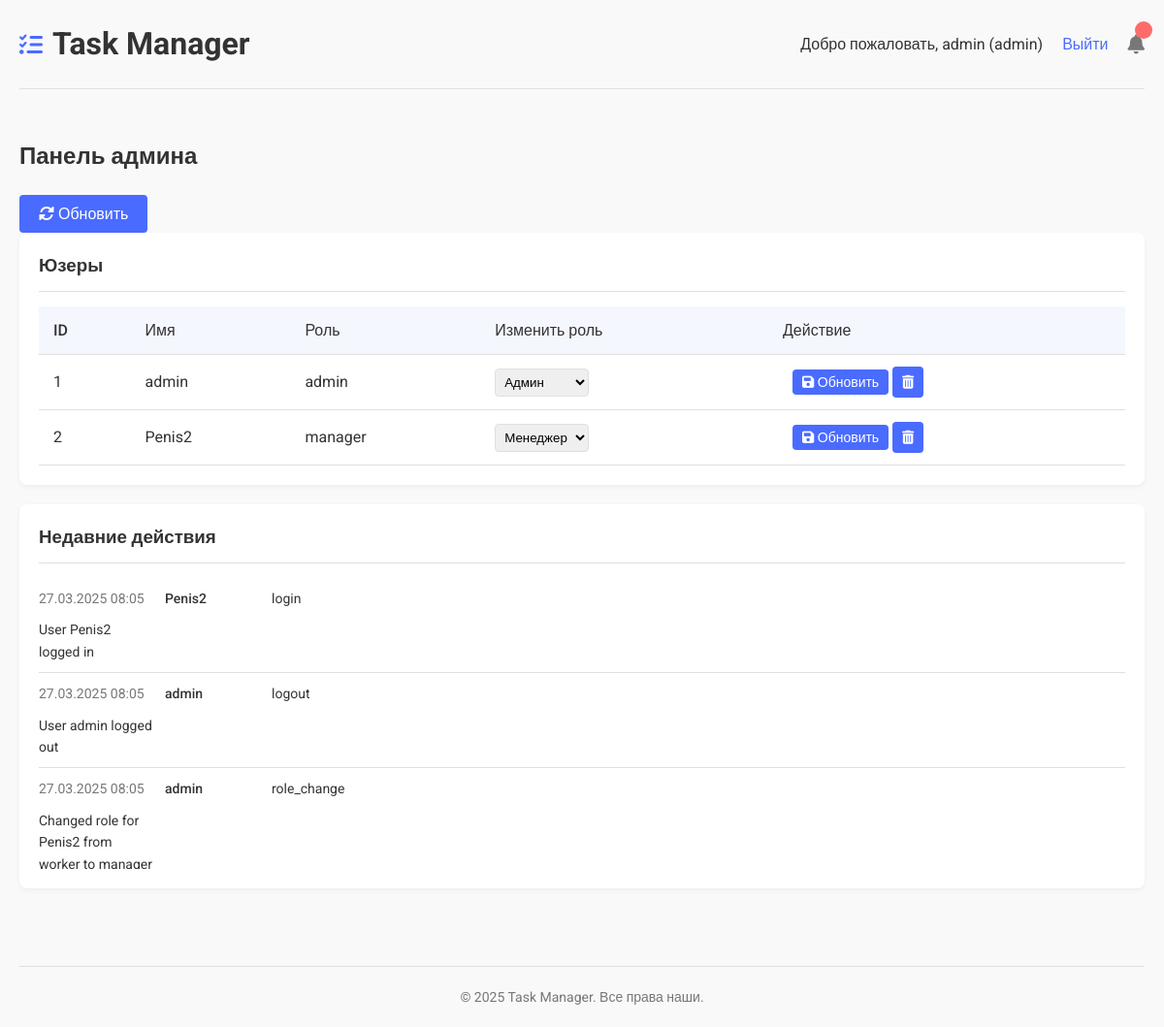
Before: / (signed in) with the older database file.
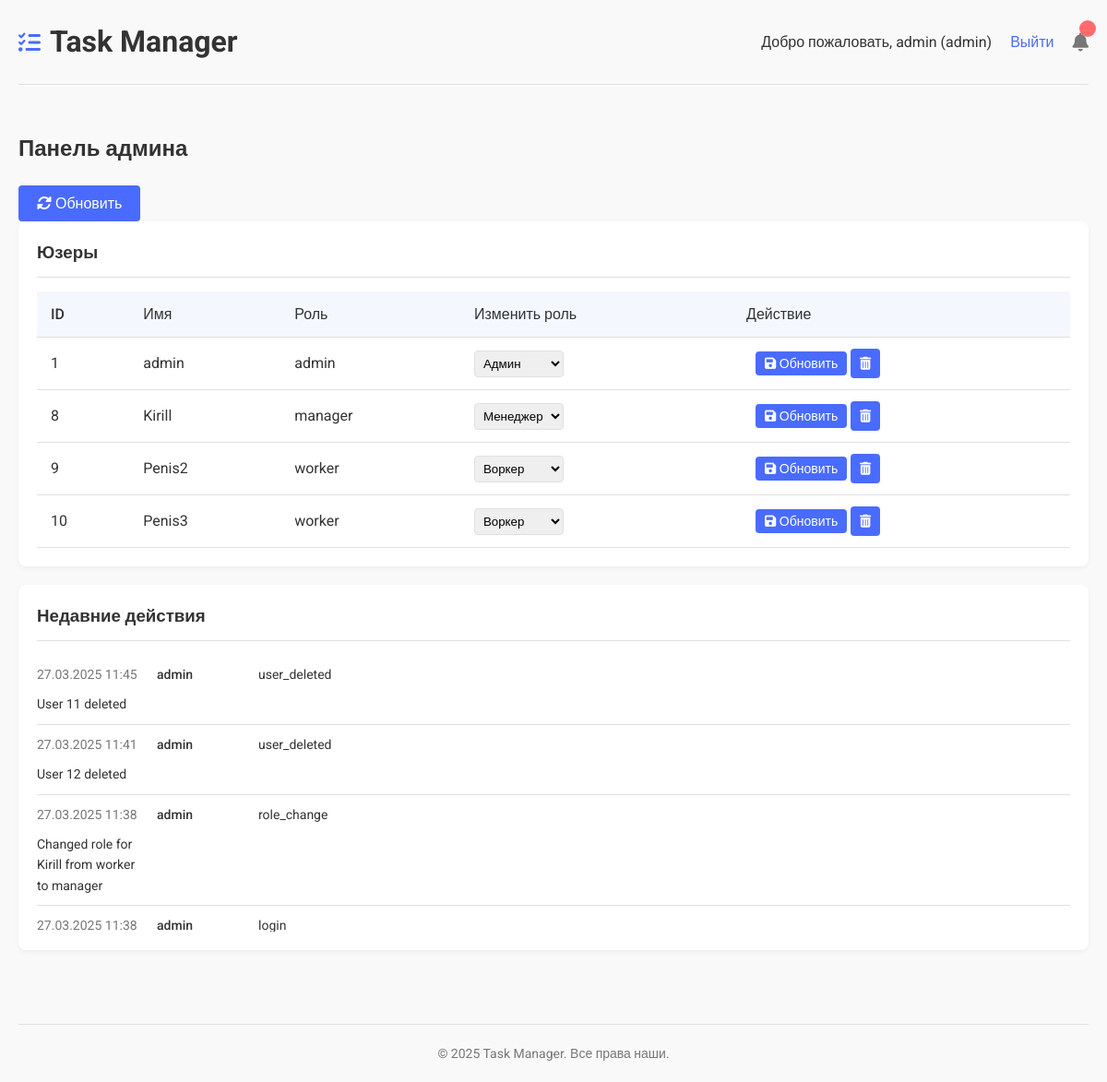
After: the same page with the newer database file.
### tables this page shows
CREATE TABLE users (
    id INTEGER PRIMARY KEY AUTOINCREMENT,
    username TEXT UNIQUE NOT NULL,
    password TEXT NOT NULL,
    role TEXT NOT NULL DEFAULT 'worker',
    created_at TIMESTAMP DEFAULT CURRENT_TIMESTAMP
);

CREATE TABLE logs (
    id INTEGER PRIMARY KEY AUTOINCREMENT,
    user_id INTEGER NOT NULL,
    action TEXT NOT NULL,
    details TEXT,
    timestamp TIMESTAMP DEFAULT CURRENT_TIMESTAMP,
    FOREIGN KEY (user_id) REFERENCES users (id)
);

### app.py (the view)
@app.route('/')
def index():
    if 'user_id' not in session:
        return redirect(url_for('login'))
    role = session.get('role')
    if role == 'admin':  # Если роль администратора, показываем панель администратора
        return admin_dashboard()
    elif role == 'manager':  # Если роль менеджера, показываем панель менеджера
        return manager_dashboard()
    return worker_dashboard()

### app.py (called while the page is built)
def get_db():
    if 'db' not in g: # Проверяем, есть ли уже соединение с базой данных в объекте g
        g.db = sqlite3.connect(app.config['DATABASE'])
        g.db.row_factory = sqlite3.Row
    return g.db # Возвращаем объект соединения с базой данных

@app.template_filter('datetimeformat')
def datetimeformat_filter(value, format='%d.%m.%Y %H:%M'):
    if not value:
        return ''
    try:
        if isinstance(value, str):
            dt = datetime.strptime(value, '%Y-%m-%d %H:%M:%S')
        else:
            dt = value
        return dt.strftime(format)
    except ValueError:
        return value

def admin_dashboard():
    db = get_db()
    users = db.execute('SELECT id, username, role FROM users').fetchall()
    logs = db.execute('''
        SELECT l.*, u.username
        FROM logs l
        LEFT JOIN users u ON l.user_id = u.id
        ORDER BY l.timestamp DESC
        LIMIT 10
    ''').fetchall()
    return render_template('admin.html', users=users, logs=logs, current_user=session['user_id'])

### templates/admin.html (shortened to what this page needs)
{% extends "base.html" %}
{% block content %}
<div class="dashboard">
    <h2>Панель админа</h2>
    <button id="refresh-users" class="btn btn-secondary mb-3">
        <i class="fas fa-sync-alt"></i> Обновить
    </button>
    <div class="dashboard-section">
        <h3>Юзеры</h3>
        <div id="users-table-container">
            {% include '_users_table.html' %}
        </div>
    </div>
    <div class="dashboard-section">
        <h3>Недавние действия</h3>
        <div class="activity-log">
            {% for log in logs %}
            <div class="log-entry">
                <span class="log-time">{{ log.timestamp|datetimeformat }}</span>
                <span class="log-user">{{ log.username }}</span>
                <span class="log-action">{{ log.action }}</span>
                <span class="log-details">{{ log.details }}</span>
            </div>
            {% else %}
            <p>Нет активности</p>
            {% endfor %}
        </div>
    </div>
</div>
{% endblock %}

### templates/_users_table.html
<table class="data-table">
    <thead>
        <tr>
            <th>ID</th>
            <th>Имя</th>
            <th>Роль</th>
            <th>Изменить роль</th>
            <th>Действие</th>
        </tr>
    </thead>
    <tbody>
        {% for user in users %}
        <tr>
            <td>{{ user.id }}</td>
            <td>{{ user.username }}</td>
            <td class="current-role">{{ user.role }}</td>
            <td>
                <select class="form-select role-select">
                    <option value="admin" {% if user.role == 'admin' %}selected{% endif %}>Админ</option>
                    <option value="manager" {% if user.role == 'manager' %}selected{% endif %}>Менеджер</option>
                    <option value="worker" {% if user.role == 'worker' %}selected{% endif %}>Воркер</option>
                </select>
            </td>
            <td>
                <button class="btn btn-primary btn-sm btn-update-role" data-user-id="{{ user.id }}">
                    <i class="fas fa-save"></i> Обновить
                </button>
                <button class="btn btn-danger btn-sm action-btn delete-user"
                        data-user-id="{{ user.id }}"
                        {% if current_user is defined and user.id == current_user %}disabled title="You can't delete yourself"{% endif %}>
                    <i class="fas fa-trash-alt"></i>
                </button>
            </td>
        </tr>
        {% else %}
        <tr>
            <td colspan="5">Юзеры не найдены</td>
        </tr>
        {% endfor %}
    </tbody>
</table>

Changed rows visible on the page:
removed users: id "2", username "Penis2", role "manager", role "Менеджер"
no longer on this page (row unchanged): logs: timestamp "27.03.2025 08:05", username "Penis2", action "login", details "User Penis2 logged in"
no longer on this page (row unchanged): logs: timestamp "27.03.2025 08:05", username "admin", action "logout", details "User admin logged out"
no longer on this page (row unchanged): logs: timestamp "27.03.2025 08:05", username "admin", action "role_change", details "Changed role for Penis2 from worker to manager"
added users: id "8", username "Kirill", role "manager", role "Менеджер"
added users: id "9", username "Penis2", role "worker", role "Воркер"
added users: id "10", username "Penis3", role "worker", role "Воркер"
added logs: timestamp "27.03.2025 11:45", username "admin", action "user_deleted", details "User 11 deleted"
added logs: timestamp "27.03.2025 11:41", username "admin", action "user_deleted", details "User 12 deleted"
added logs: timestamp "27.03.2025 11:38", username "admin", action "role_change", details "Changed role for Kirill from worker to manager"
added logs: timestamp "27.03.2025 11:38", username "admin", action "login"
